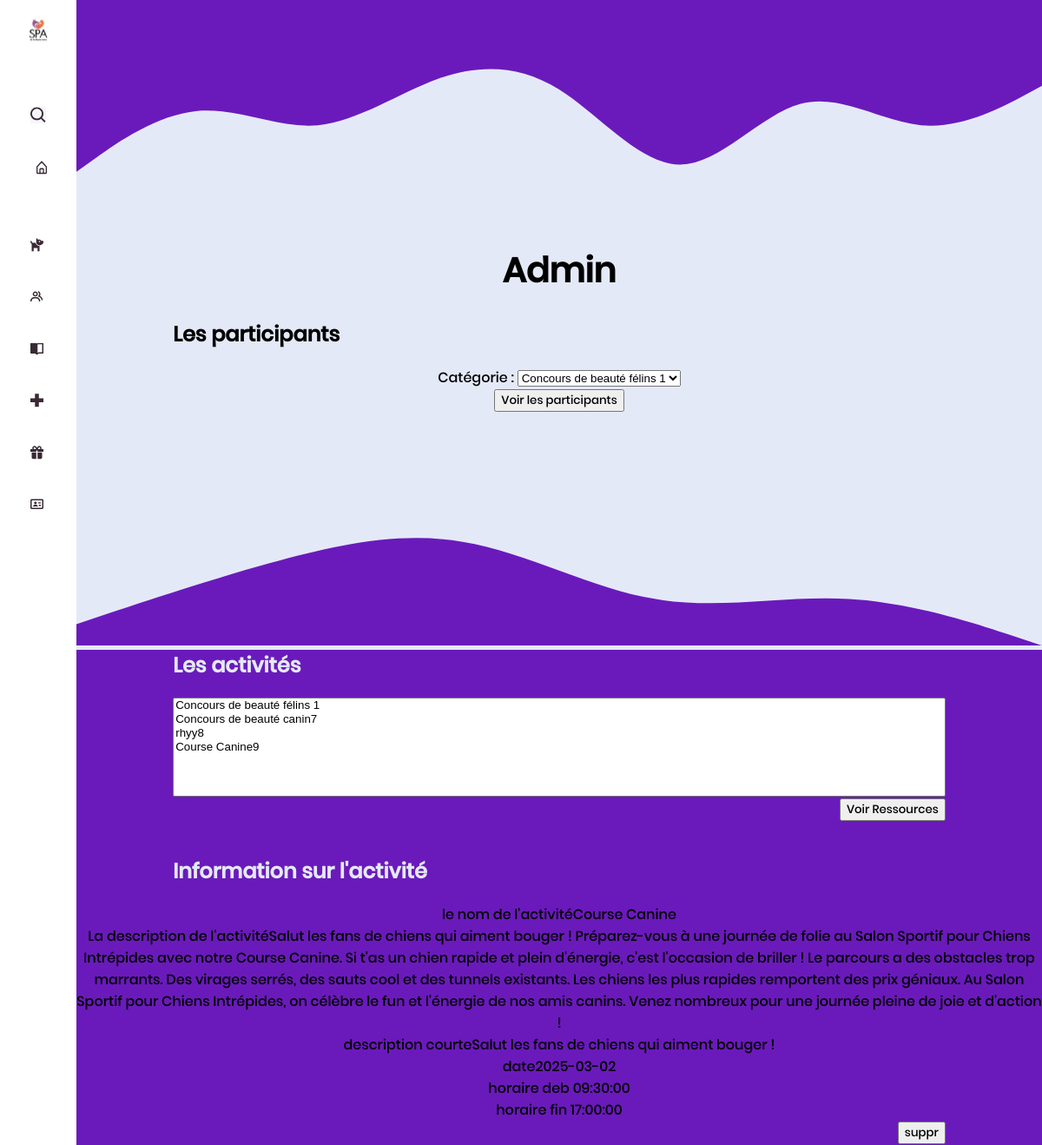
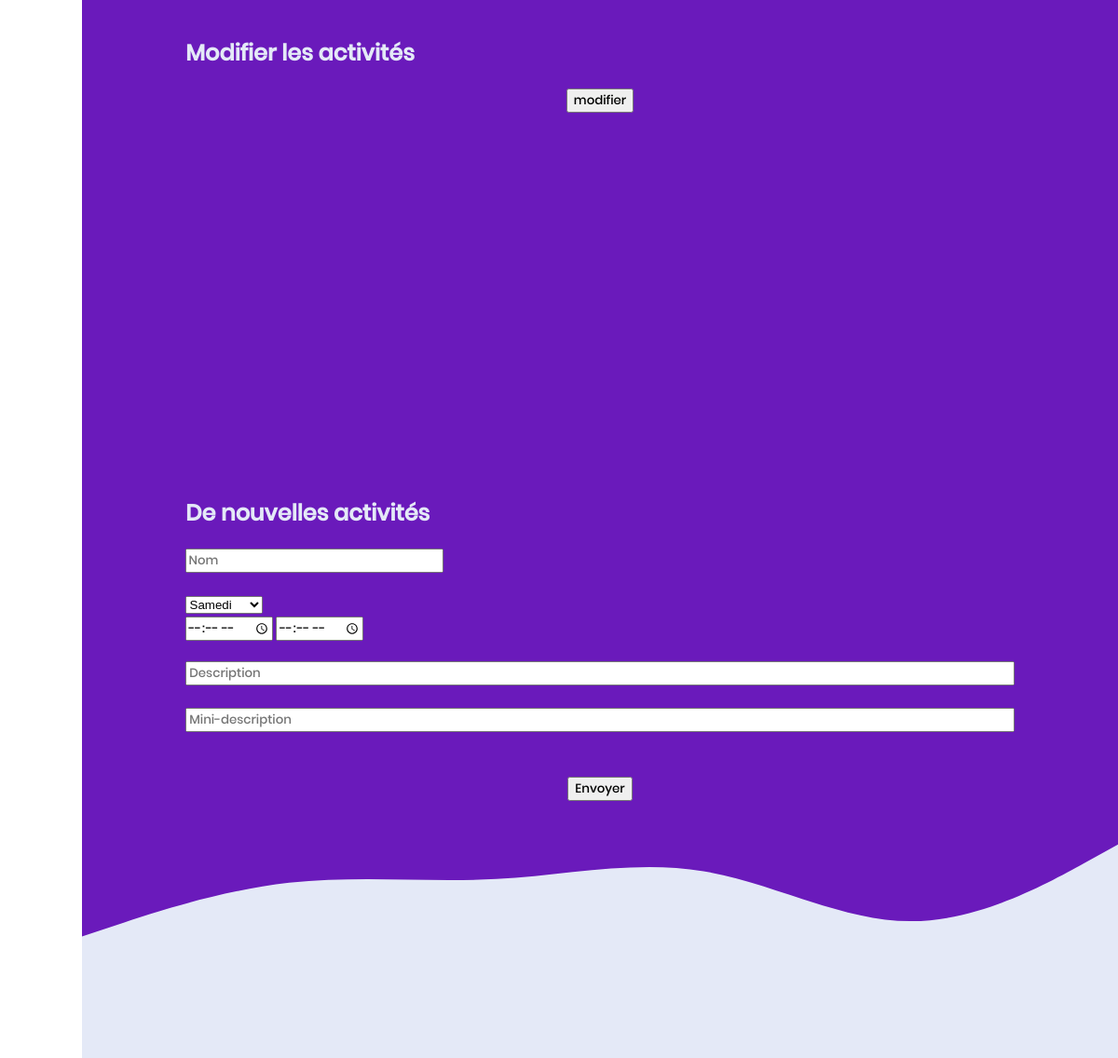
The app's page /pages/admin.php?idact=9 with its own data (2 pictures, top to bottom).
### tables this page shows
CREATE TABLE `activite` (
  `Id_activite` int(11) NOT NULL,
  `nom` text NOT NULL,
  `description` text NOT NULL,
  `minidesc` text NOT NULL,
  `img` text NOT NULL,
  `date` date NOT NULL,
  `horaire_deb` time NOT NULL,
  `horaire_fin` time NOT NULL
);

### pages/admin.php (the view, shortened to what this page needs)
<!DOCTYPE html>
<?php
include("../config/configuration.php");
$bdd = new PDO($dsn, $user, $password);
$requete = 'SELECT * FROM `activite`';
$resultats = $bdd->query($requete);
$Activite = $resultats->fetchAll();
$nbACTIS = count($Activite);
if (isset($_GET['idact'])) {
  $idact = $_GET['idact'];
  $requete = 'SELECT * FROM activite WHERE Id_activite=' . $idact;
  $resultats = $bdd->query($requete);
  $act = $resultats->fetchAll();
}
?>
<html>
<head>
  <link rel="stylesheet" href="../style/styles.css">
</head>
<body>
<div class="sidenav">
    <img class="imglogo"src="../images/logo spa.svg"></br>
    <img style="background-color: #F6F5FF;" src="../images/1.svg"></br>
    <a href="../index.php"><img src="../images/2.svg"></a></br>
    <img src="../images/3.svg"></br>
    <img src="../images/4.svg"></br>
    <img src="../images/5.svg"></br>
    <img src="../images/6.svg"></br>
    <img src="../images/7.svg"></br>
    <img src="../images/8.svg"></br>
  </div>
  <h1>Admin</h1>
  <h2 class="noir">Les participants</h2>
  <form method="GET">
    Catégorie : <select name="idpart" required="required">
      <?php
      for ($i = 0; $i < $nbACTIS; $i++) {
        echo '<option value="' . $Activite[$i]["Id_activite"] . '">' . $Activite[$i]["nom"] . $Activite[$i]["Id_activite"] . '</option>' . "\n";
      } ?>
    </select></br>
    <input type="submit" value="Voir les participants">
  </form>
  <div class="violet">
    <h2>Les activités</h2>
    <form method="GET">
      <select name="idact" size="7" style="width:80%" >
        <?php
        for ($i = 0; $i < $nbACTIS; $i++) {
          echo '<option value="' . $Activite[$i]["Id_activite"] . '">' . $Activite[$i]["nom"] . $Activite[$i]["Id_activite"] . '</option>' . "\n";
        }
        ?>
      </select></br>
      <div id="envoyer">
      <input type="submit" value="Voir Ressources"></div>
    </form>
    <?php if (isset($_GET['idact'])) { ?>
      <div id="infoact">
        <h2>Information sur l'activité</h2>
        <?php
        echo '<div> le nom de l\'activité' . $act[0]["nom"] . '</div>' . "\n";
        echo '<div> La description de l\'activité' . $act[0]["description"] . '</div>' . "\n";
        echo '<div> description courte' . $act[0]["minidesc"] . '</div>' . "\n";
        echo '<div> date' . $act[0]["date"] . '</div>' . "\n";
        echo '<div> horaire deb ' . $act[0]["horaire_deb"] . '</div>' . "\n";
        echo '<div> horaire fin ' . $act[0]["horaire_fin"] . '</div>' . "\n";
        ?>
      </div>
    <?php } ?>
    <form action="suppractivités.php" method="POST">
      <div id="envoyer">
      <input type="submit" value="suppr" /></div>
    </form>
    <h2>Modifier les activités</h2>
    <input type="submit" value="modifier" id="modif" />
    <h2> De nouvelles activités</h2>
    <form action="ajouteractivite.php" method="POST">
      <div id="formleft">
      <input id="formleft" type="text" name="nom" placeholder="Nom" required="required" /><br />
      <select id="formleft" name="date" placeholder="Date" required="required">
        <option value="2025-03-01"> Samedi </option>
      </select><br>
      <input id="formleft" type="time" name="tdeb" placeholder="Horaire de début" class='champForm' required="required" />
      <input type="time" name="tfin" placeholder="Horaire de fin" required="required" /><br />
      </div>
      <input type="text" name="description" placeholder="Description"  style="width:80% ;" required="required" /><br />
      <input type="text" name="minidesc" placeholder="Mini-description"  style="width:80% ;" required="required" /><br />
      <br/>
      <input type="submit" value="Envoyer" />
    </form>
  </div>
</body>
</html>

### style/styles.css (style rules this page uses)
body { margin: 0; margin-left: 88px; text-align: center; background-color: #E4E9F7; font-family: "poppins"; }
.sidenav { height: 100%; width: 88px; position: fixed; z-index: 1; top: 0; left: 0; background-color: #ffffff; overflow-x: hidden; padding-top: 20px; }
.sidenav a { padding: 6px 8px 6px 16px; text-decoration: none; font-size: 25px; color: #382A34; display: block; }
.violet { background-color: #6a1abb; }
* { box-sizing: border-box; }
img { width: 20%; margin:20%; }
.imglogo { width:45%; margin-top:-6%; margin-bottom: 48%; }
h1 { font-size:3.3vw; }
h2 { margin-left:10%; text-align: left; color:#E4E9F7; }
input { margin-bottom:2%; font-family: "poppins"; }
::placeholder { font-family: "poppins"; }
#formleft { margin-left:5.1%; text-align:left; }
#envoyer { margin-right:10%; text-align:end; }
.noir { color:#000000; }

### records on screen
activite: $Activite[$i]["Id_activite"] 9 (drawn), nom "Course Canine", description "Salut les fans de chiens qui aiment bouger ! Préparez-vous à une journée de folie au Salon Sportif pour Chiens Intrépides avec notre Course Canine. Si t'as un chien rapide et plein d'énergie, c'est l'occasion de briller ! Le parcours a des obstacles trop marrants. Des virages serrés, des sauts cool et des tunnels existants. Les chiens les plus rapides remportent des prix géniaux. Au Salon Sportif pour Chiens Intrépides, on célèbre le fun et l'énergie de nos amis canins. Venez nombreux pour une journée pleine de joie et d'action !", minidesc "Salut les fans de chiens qui aiment bouger !", date "2025-03-02", horaire_deb "09:30:00", horaire_fin "17:00:00"

### other values on screen
form field idpart "Concours de beauté félins 1"
